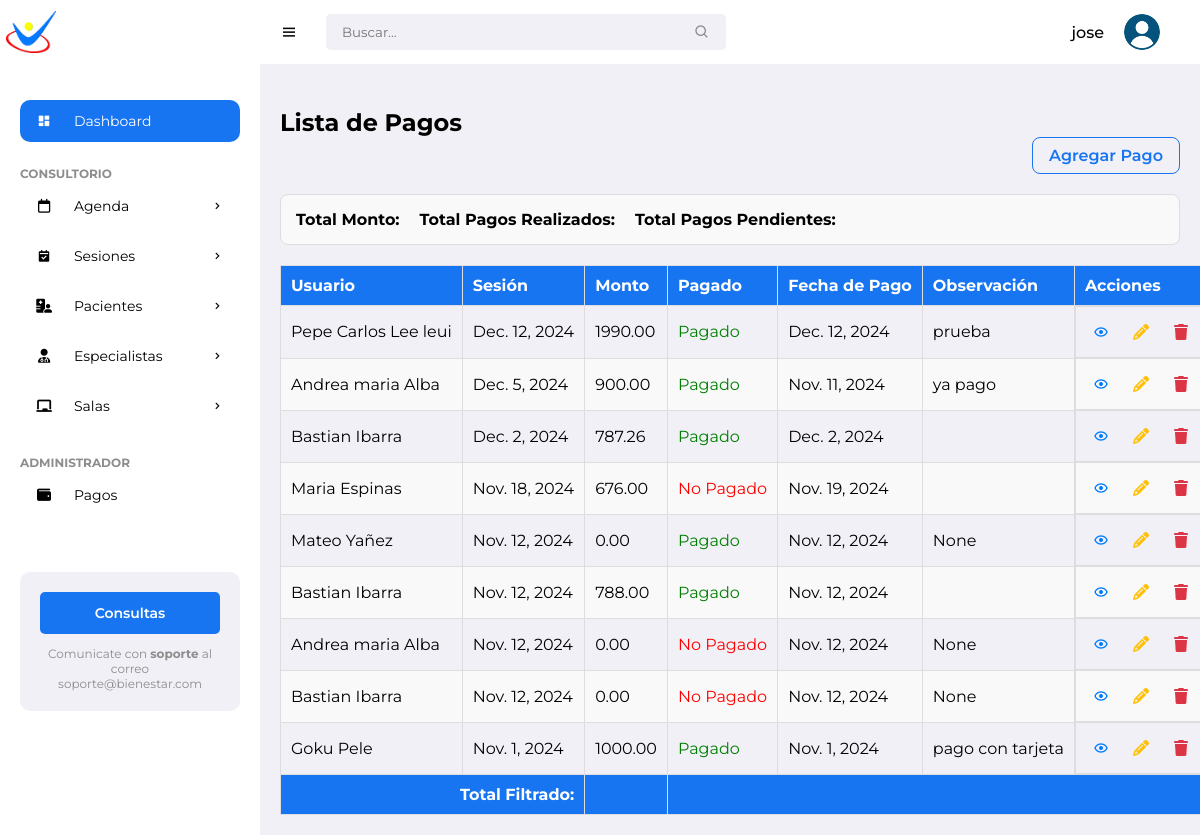
/payments/ (signed in), run on an earlier commit of the app's database.
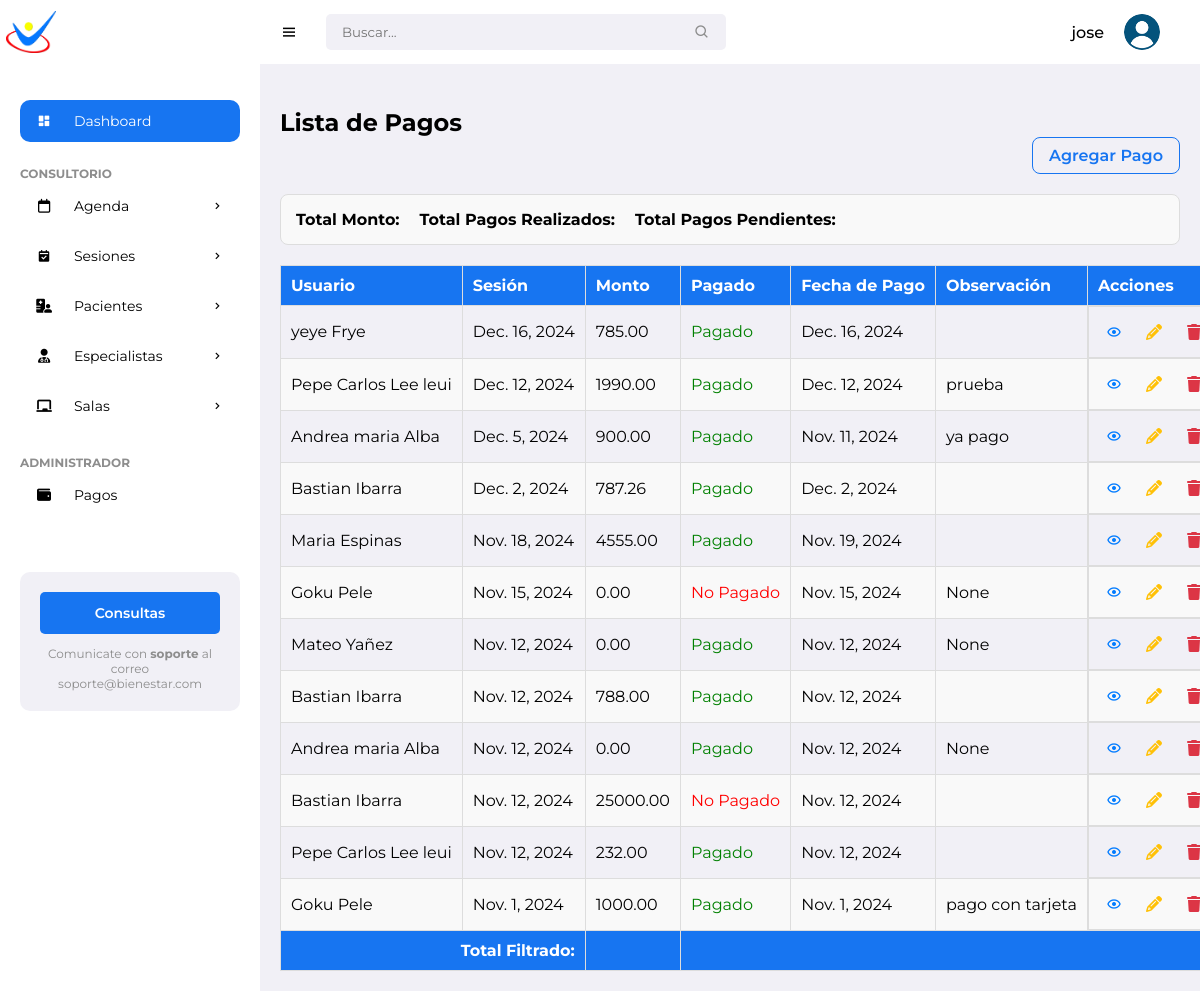
And on a later commit of the database.
### pacientes/models.py (models this page shows, shortened)
class Payment(models.Model):
    session = models.OneToOneField(Session, on_delete=models.CASCADE, related_name='payment')
    is_paid = models.BooleanField(default=False)
    payment_date = models.DateField(null=True, blank=True)
    amount = models.DecimalField(max_digits=10, decimal_places=2)
    payment_observation = models.TextField(blank=True, null=True)
    created_at = models.DateTimeField(auto_now_add=True)
    updated_at = models.DateTimeField(auto_now=True)
    class Meta:
        ordering = ['-session__date']
        verbose_name = 'Payment'
        verbose_name_plural = 'Payments'

class Session(models.Model):
    STATUS_CHOICES = [
        ('Pendiente', 'Pendiente'),
        ('Realizada', 'Realizada'),
        ('Cancelada', 'Cancelada')
    ]
    patient = models.ForeignKey(Patient, on_delete=models.CASCADE, related_name='sessions')
    specialist = models.ForeignKey(Specialist, on_delete=models.CASCADE, related_name='sessions')
    room = models.ForeignKey(Room, on_delete=models.SET_NULL, null=True, related_name='sessions')
    date = models.DateField()
    time = models.TimeField()
    objective = models.CharField(max_length=255)
    activity = models.TextField()
    materials = models.TextField(blank=True)
    observation = models.TextField(blank=True)
    attachment = models.FileField(upload_to='session_attachments/', blank=True, null=True)
    status = models.CharField(
        max_length=10,
        choices=STATUS_CHOICES,
        default='Pendiente',
        help_text="Estado de la sesión: 'Pendiente', 'Completada o 'Cancelada'."
    )
    paid_in_advance = models.BooleanField(default=False, verbose_name="Pagada por adelantado")

class Patient(models.Model):
    name = models.CharField(max_length=100)
    surname = models.CharField(max_length=100)
    date_of_birth = models.DateField()
    gender = models.CharField(max_length=10, choices=[('M','Male'), ('F','Female')])
    address = models.CharField(max_length=255)
    phone_number = models.CharField(max_length=20)
    email = models.EmailField()
    cost_session = models.DecimalField(max_digits=10, decimal_places=2, default=0)
    photo = models.ImageField(upload_to='patient_photos/', blank=True, null=True)
    marital_status = models.CharField(max_length=20)
    medical_diagnosis = models.TextField()
    attachments = models.FileField(upload_to='patient_attachments/', blank=True, null=True)
    therapy = models.CharField(max_length=100)
    education = models.CharField(max_length=100, default='No especificado')
    therapist = models.ForeignKey(Specialist, on_delete=models.SET_NULL, null=True, related_name='patients')
    medical_history = models.TextField(blank=True, null=True)
    allergies = models.CharField(max_length=255, blank=True)  # Changed from TextField
    emergency_contact_name = models.CharField(max_length=100)
    emergency_contact_phone = models.CharField(max_length=20)  # Updated length
    notes = models.TextField(blank=True)
    created_date = models.DateTimeField(auto_now_add=True)
    status = models.CharField(max_length=50, choices=[
        ('Active', 'Active'),
        ('Discharged', 'Discharged'),
        ('Suspended', 'Suspended')
    ], blank=True,
        null=True)

### pacientes/views.py (the view)
# urls.py: path('payments/', views.payment_list, name='payment_list'),
@login_required
def payment_list(request):
    payments = Payment.objects.filter(session__status__in=['Pendiente', 'Realizada']).order_by('-session__date')
    return render(request, 'pacientes/payments/payment_list.html', {'payments': payments})

### pacientes/templates/pacientes/payments/payment_list.html (shortened to what this page needs)
{% extends "pacientes/base/base.html" %}
{% block content %}
<h2>Lista de Pagos</h2>
<div class="list-header">
    <a href="{% url 'create_payment' %}" class="btn-add">Agregar Pago</a>
</div>
<div class="payment-summary">
    <p><strong>Total Monto:</strong> </p>
    <p><strong>Total Pagos Realizados:</strong> </p>
    <p><strong>Total Pagos Pendientes:</strong> </p>
</div>
<div class="payment-list-container">
    <table id="paymentTable" class="display table">
        <thead>
            <tr>
                <th>Usuario</th>
                <th>Sesión</th>
                <th>Monto</th>
                <th>Pagado</th>
                <th>Fecha de Pago</th>
                <th>Observación</th>
                <th>Acciones</th>
            </tr>
        </thead>
        <tbody>
            {% for payment in payments %}
            <tr>
                <td>{{ payment.session.patient.name }} {{ payment.session.patient.surname }}</td>
                <td>{{ payment.session.date }}</td>
                <td>{{ payment.amount }}</td>
                <td>
                    <span class="toggle-paid" data-id="{{ payment.id }}" style="cursor: pointer; color: {% if payment.is_paid %}green{% else %}red{% endif %};">
                        {% if payment.is_paid %}
                            Pagado
                        {% else %}
                            No Pagado
                        {% endif %}
                    </span>
                </td>
                <td>{{ payment.payment_date }}</td>
                <td>{{ payment.payment_observation }}</td>
                <td class="actions-tab">
                    <a href="{% url 'payment_detail' payment.id %}" class="btn btn-icon view" title="Ver">
                        <i class='bx bx-show'></i>
                    </a>
                    <a href="{% url 'edit_payment' payment.id %}" class="btn-icon edit" title="Editar">
                        <i class='fas fa-pencil-alt'></i>
                    </a>
                    <a href="{% url 'delete_payment' payment.id %}" class="btn-icon delete" title="Eliminar">
                        <i class='fas fa-trash'></i>
                    </a>
                </td>
            </tr>
            {% endfor %}
        </tbody>
        <tfoot>
            <tr>
                <th colspan="2" style="text-align:right">Total Filtrado:</th>
                <th id="filteredTotalAmount"></th>
                <th colspan="4"></th>
            </tr>
        </tfoot>
    </table>
</div>
{% endblock %}

### pacientes/templates/pacientes/base/base.html (shortened to what this page needs)
{% load static %}
<!DOCTYPE html>
<html lang="en">
<head>
	<link href='https://unpkg.com/boxicons@2.0.9/css/boxicons.min.css' rel='stylesheet'>
	<link rel="stylesheet" href="https://cdnjs.cloudflare.com/ajax/libs/font-awesome/6.5.2/css/all.min.css">
	<link rel="stylesheet" href="{% static 'pacientes/css/styles.css' %}">
</head>
<body>
		<section id="sidebar">
			<a href="#" class="brand"><img src="{% static 'pacientes/images/min_logo.png' %}" alt="" style="width: 50px;"></a>
			<ul class="side-menu">
				<li><a href="#" class="active"><i class='bx bxs-dashboard icon' ></i> Dashboard</a></li>
				<li class="divider" data-text="Consultorio"></li>
				<li>
					<a href="{% url 'calendar' %}"><i class="fa-regular fa-calendar icon"></i>Agenda <i class='bx bx-chevron-right icon-right' ></i></a>
				</li>
				<li>
					<a href="{% url 'reservation_list' %}">
						<i class='bx bxs-calendar-check icon'></i> Sesiones
						<i class='bx bx-chevron-right icon-right'></i>
					</a>
				</li>
				<li>
					<a href="#"><i class="fa-solid fa-hospital-user icon"></i> Pacientes <i class='bx bx-chevron-right icon-right' ></i></a>
				</li>
				<li>
					<a href="#">
						<i class="fa-solid fa-user-doctor icon"></i> Especialistas
						<i class='bx bx-chevron-right icon-right'></i>
					</a>
				</li>
				<li>
			<a href="#">
				<i class="fas fa-chalkboard icon"></i> Salas
			<i class='bx bx-chevron-right icon-right'></i>
			</a>
	       </li>
			<li class="divider" data-text="Administrador"></li>
			<li><a href="{% url 'payment_list' %}"><i class="fa-solid fa-wallet icon"></i> Pagos</a></li>
		</ul>
			<div class="ads">
				<div class="wrapper">
					<a href="mailto:soporteit@ingenieriaterra.com.ar" class="btn-upgrade">Consultas</a>
					<p>Comunicate con <span>soporte</span> al correo soporte@bienestar.com</p>
				</div>
			</div>
		</section>
	<section id="content">
		<nav>
			<i class='bx bx-menu toggle-sidebar' ></i>
			<form action="#">
				<div class="form-group">
					<input type="text" placeholder="Buscar...">
					<i class='bx bx-search icon' ></i>
				</div>
			</form>
			<div class="profile">
				<span class="username">{{ user.username }}</span>
				<img src="{% static 'pacientes/images/usuario.png' %}" alt="">
			</div>
		</nav>
		<main>
			  <div class="main-content">
                {% block content %}{% endblock %}
            </div>
		</main>
</body>
</html>

What changed in the data, as far as the page shows it:
added Payment: session.patient.name "yeye", session.patient.surname "Frye", session "Dec. 16, 2024", amount "785.00", is_paid "Pagado", payment_date "Dec. 16, 2024"
changed Payment "Nov. 19, 2024": amount "676.00" → "4555.00"; is_paid "No Pagado" → "Pagado"
added Payment: session.patient.name "Goku", session.patient.surname "Pele", session "Nov. 15, 2024", amount "0.00", is_paid "No Pagado", payment_date "Nov. 15, 2024", payment_observation "None"
changed Payment (number 9 of 12 on the later page): is_paid "No Pagado" → "Pagado"
changed Payment (number 10 of 12 on the later page): amount "0.00" → "25000.00"; payment_observation "None" → (not shown)
added Payment: session.patient.name "Pepe Carlos", session.patient.surname "Lee leui", session "Nov. 12, 2024", amount "232.00", is_paid "Pagado", payment_date "Nov. 12, 2024"
